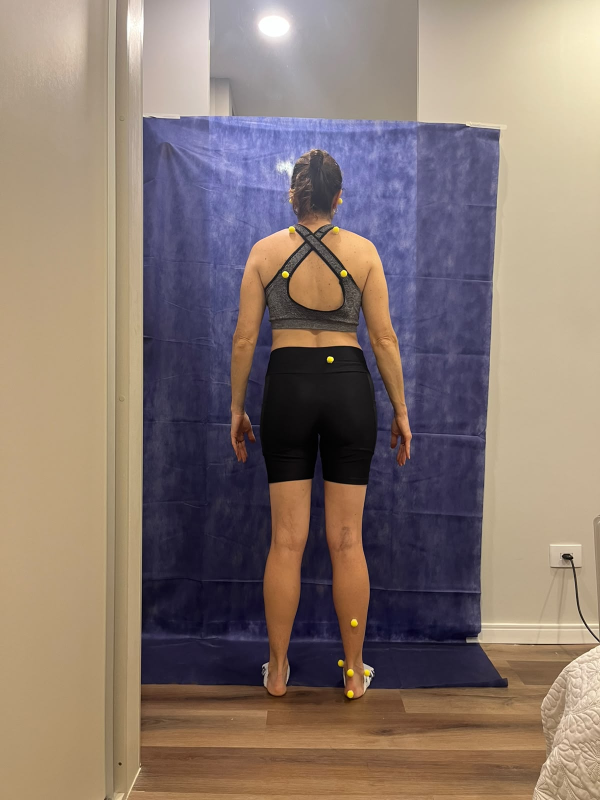
#> input picture Área de trabalho/dd/img/imagem.jpeg, 1200 x 1600 px, found by its file name (shown at 1/2 size)
$ python 'código principal.py'
#> lines starting #> are read from the running program, lines starting #| are printed output that depends on the picture; after the words box and inside, x2 and y2 are one past the last pixel; in counts of white or black regions, pixels touching at a corner belong together
### Área de trabalho/dd/detectaCOR.py
import cv2
import numpy as np


#função para fazer a segmentação por cor
# ele recebe a imagem vinda do arquivo 'kk.py' por parametro, para fazer a modificação e retornar com o filtro j
def segmentar_amarelo(imagem):


    #essa linha vai converter a imagem de RGB para HSV para conseguir passar a segmentação por cor
    hsv = cv2.cvtColor(imagem, cv2.COLOR_BGR2HSV)

    ''' essas duas linhas de amarelo_min e amarelo_
    max faz com o modelo do hsv detecte desde amarelo mais claros e menos saturados
        até amarelos mais escuros e mais saturados'''

    amarelo_min = np.array([20, 80, 100])

    amarelo_max = np.array([40, 255, 255])
                     #      |    |    |_V
                          # |    |______S
                          # |___________H


    #cria a mascara, ou seja, essa linha é o que faz com que os itens amarelos virem brancos, quando mostrado na tela
    mascara = cv2.inRange(
        hsv,
        amarelo_min,
        amarelo_max
    )

# esse return serve para mandar para o 'kk.py' o resultado da imagem com a segmentação
    return mascara


#   H S V-value(valor)
#   | |______Saturação
#   |________Matriz
#  o HSV é um modelo de representação das cores que detecta as cores a partir desses tês valores(matriz, saturação e valor do brilho)

### código principal.py
# importa a biblioteca do openCV do python
import cv2
import numpy as np
from detectaCOR import segmentar_amarelo

# carrega a imagem na variável "imagem"
imagem = cv2.imread("./img/imagem.jpeg")
#> imagem is the input picture: shape (1600, 1200, 3); mean B, G, R 112, 120.1, 136.6


# apenas uma verificação para ver se a imagem foi carregada, para não dar erro na compilação do código
if imagem is None:
    print("Erro: não foi possível carregar a imagem.")


else:
    mascara = segmentar_amarelo(imagem)
#> in segmentar_amarelo, `hsv = cv2.cvtColor(imagem, cv2.COLOR_BGR2HSV)`: hsv: shape (1600, 1200, 3); mean H, S, V 56.1, 82.5, 146.2
#> in segmentar_amarelo, `mascara = cv2.inRange( hsv, amarelo_min, amarelo_max )`:
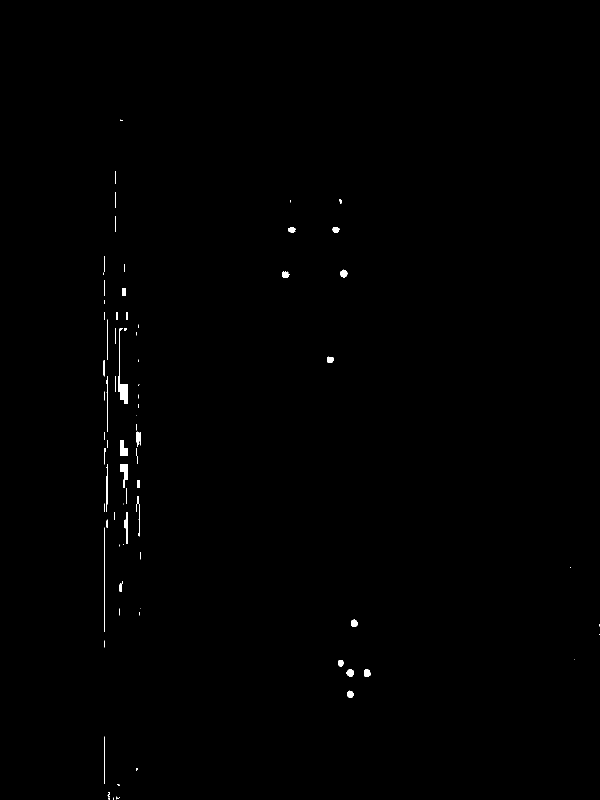
#> mascara: shape (1600, 1200) (shown at 1/2 size); 0.32% white; 81 white regions (35 under 20 px), largest, box (x1, y1, x2, y2) and area: (236, 656, 256, 808) 853, (241, 928, 256, 976) 432, (240, 880, 256, 912) 368

    # 2. Limpa a máscara e FECHA os buracos (brilho/sombra das bolinhas)
    kernel = cv2.getStructuringElement(cv2.MORPH_ELLIPSE, (5, 5))
    mascara = cv2.morphologyEx(mascara, cv2.MORPH_CLOSE, kernel, iterations=3)
#> mascara: shape (1600, 1200); 0.38% white; 56 white regions (23 under 20 px), largest, box (x1, y1, x2, y2) and area: (231, 656, 256, 808) 1372, (207, 625, 216, 1024) 1003, (241, 928, 256, 1009) 501
    mascara = cv2.morphologyEx(mascara, cv2.MORPH_OPEN, kernel, iterations=1)
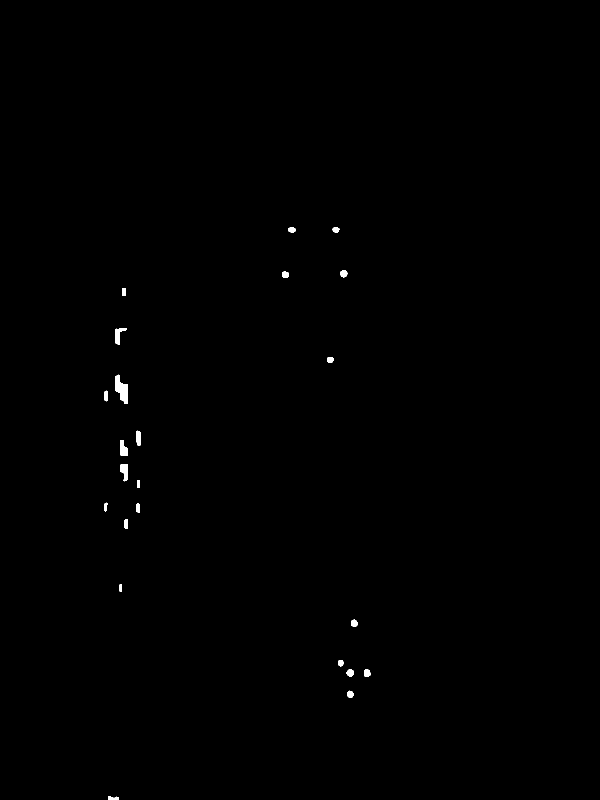
#> mascara: shape (1600, 1200) (shown at 1/2 size); 0.24% white; 23 white regions

    # 3. Preenche qualquer buraco interno nos contornos
    contornos, _ = cv2.findContours(mascara, cv2.RETR_EXTERNAL, cv2.CHAIN_APPROX_SIMPLE)
#> contornos = 23 contours; largest, box (x1, y1, x2, y2) and area: (231, 749, 256, 808) 820, (241, 928, 256, 963) 342, (240, 880, 256, 912) 330, (231, 656, 254, 690) 305, (273, 861, 282, 892) 194

    resultado = imagem.copy()
    for c in contornos:
        area = cv2.contourArea(c)
        if area < 20:  # ignora ruídos pequenos
            continue

        # Verifica se o formato é aproximadamente circular
        perimetro = cv2.arcLength(c, True)
        circularidade = 4 * np.pi * area / (perimetro ** 2)
        if circularidade < 0.7:
            continue

        # Círculo mínimo que envolve TODO o contorno
        (x, y), raio = cv2.minEnclosingCircle(c)
        x, y, raio = int(x), int(y), int(raio)

        cv2.circle(resultado, (x, y), raio, (0, 255, 0), 2)
        cv2.circle(resultado, (x, y), 3, (0, 0, 255), -1)
#> this loop made 23 passes
#> (area, perimetro, circularidade) on passes 1, 7, 8, 9, 10, 11, 12, 13, 14, 15, 16, 18: (103, 56.97, 0.399), (54, 35.66, 0.534), (120, 48.49, 0.641), (114, 46.49, 0.663), (79.5, 43.9, 0.518), (69, 37.66, 0.611), (342.5, 91.56, 0.513), (329.5, 86.73, 0.55), (194.5, 70.73, 0.489), (129, 51.31, 0.616), (820.5, 151.7, 0.448), (305, 105.5, 0.345)
#> (area, perimetro, circularidade, x, y, raio) on passes 2, 3, 4, 5, 6, 17: (129.5, 43.21, 0.871, 700, 1388, 7), (146, 46.97, 0.832, 733, 1345, 7), (151, 46.63, 0.873, 700, 1345, 7), (100, 38.14, 0.864, 681, 1325, 6), (136.5, 44.38, 0.871, 708, 1246, 7), (116, 40.97, 0.868, 660, 718, 6)
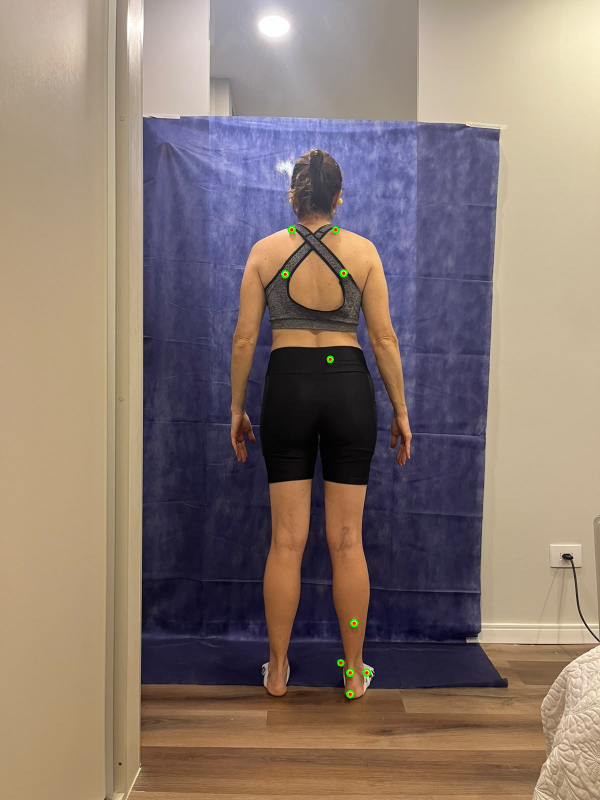
#> resultado: shape (1600, 1200, 3) (shown at 1/2 size); 0.08% of pixels changed, all inside (x1, y1, x2, y2) = (562, 451, 742, 1397)


  # 6. Exibe os resultados
    # cv2.namedWindow("Imagem original", cv2.WINDOW_NORMAL)
    # cv2.resizeWindow("Imagem original", 640, 480)
    # cv2.imshow("Imagem original", imagem)


    cv2.namedWindow("Mascara amarela", cv2.WINDOW_NORMAL)
    cv2.resizeWindow("Mascara amarela", 640, 480)
    cv2.imshow("Mascara amarela", mascara)

    cv2.namedWindow("Resultado", cv2.WINDOW_NORMAL)
    cv2.resizeWindow("Resultado", 640, 480)
    cv2.imshow("Resultado", resultado)

    cv2.waitKey(0)
    cv2.destroyAllWindows()


# cv2.namedWindow (esse comando serve para criar uma janela)
# cv2.resizeWindow(esse comando serve para dimensionar o tamanho da janela)
# "./img/imagem.jpeg" (esse é o comando para o algoritmo procurar a imagem dentro da pasta)
# if imagem is None (esse 'none' serve para representar a ausencia de um valor e imprimir a mensagem de erro)
# o cv2.GaussianBlur é o filtro gaussiano, (imagem, (3,3), 0):
# o'imagem', é a imagem de entrada , que foi definida la em cima;
# o '(3,3) é o tamanho do kernel(kernel é basicamente uma matriz de pixel,que nós definimos como 3x3, que vai calcular um novo valor para o pixel central usando uma média ponderada dos pixels vizinhos, no qual os pixels próximos tem amior influencia);
# ja o '0',serve para mandar o openCv2 calcular o sigma da matriz automaticamente, se mudasse o valor de 0para qualquer outro valor, o segma não seria calculado automaticamente, ele seria o numero que colocamos.
# cv2.Canny (funçãodo openCV para detectação de bordas)
# Cria as janelas com tamanho redimensionável
    # cv2.namedWindow("Minha camera", cv2.WINDOW_NORMAL)
    # cv2.resizeWindow("Minha camera", 640, 480)

$ run again, with Área de trabalho/dd/img/1.jpeg copied over Área de trabalho/dd/img/imagem.jpeg
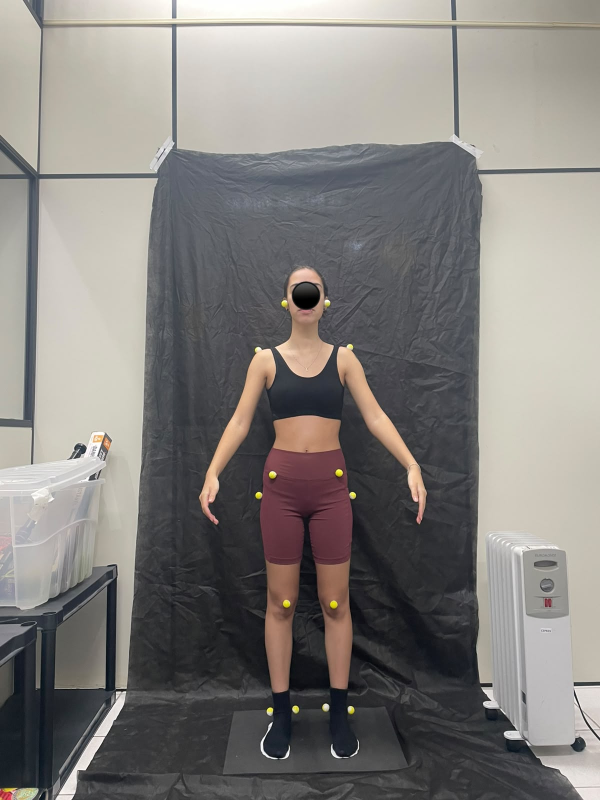
#> input picture Área de trabalho/dd/img/1.jpeg, 1200 x 1600 px, found by its file name (shown at 1/2 size)
#> imagem is the input picture: shape (1600, 1200, 3); mean B, G, R 124.9, 128.2, 131.6
#> hsv: shape (1600, 1200, 3); mean H, S, V 62.9, 25, 134.2
#> in segmentar_amarelo, `mascara = cv2.inRange( hsv, amarelo_min, amarelo_max )`:
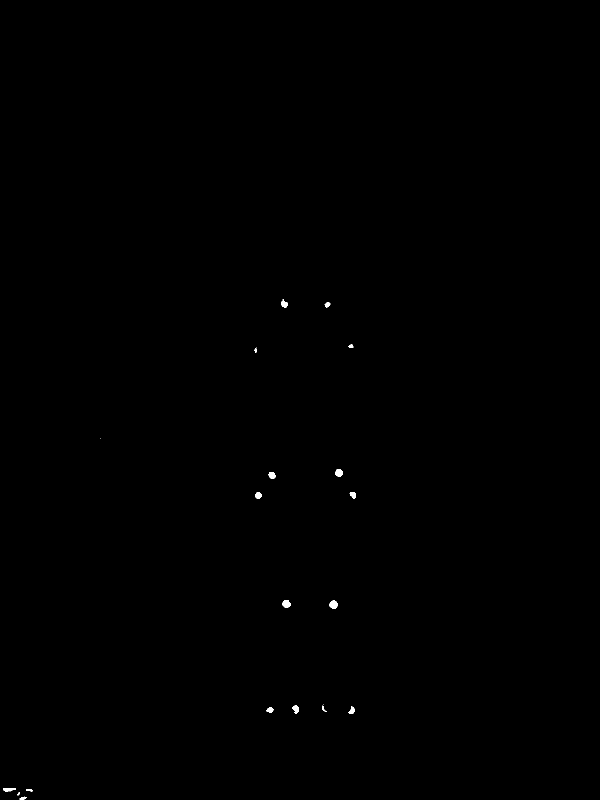
#> mascara: shape (1600, 1200) (shown at 1/2 size); 0.1% white; 22 white regions (5 under 20 px), largest, box (x1, y1, x2, y2) and area: (659, 1201, 675, 1217) 207, (565, 1200, 581, 1216) 199, (670, 938, 686, 954) 185
#> contornos = 14 contours; largest, box (x1, y1, x2, y2) and area: (659, 1201, 675, 1217) 182, (565, 1200, 581, 1216) 176, (671, 938, 685, 954) 158, (585, 1411, 598, 1427) 132, (537, 944, 552, 957) 122
#> the loop `for c in contornos:` made 14 passes
#> (area, perimetro, circularidade, x, y, raio) on passes 3, 5, 6, 7, 8, 9, 10, 11: (90.5, 37.56, 0.806, 539, 1420, 6), (131.5, 45.21, 0.808, 590, 1418, 7), (181.5, 51.21, 0.87, 666, 1208, 8), (176, 50.63, 0.863, 572, 1207, 8), (92, 38.97, 0.761, 705, 989, 6), (116, 40.63, 0.883, 516, 990, 6), (122.5, 44.38, 0.781, 544, 949, 7), (158.5, 48.38, 0.851, 677, 945, 7)
#> after the loop `for c in contornos:`:
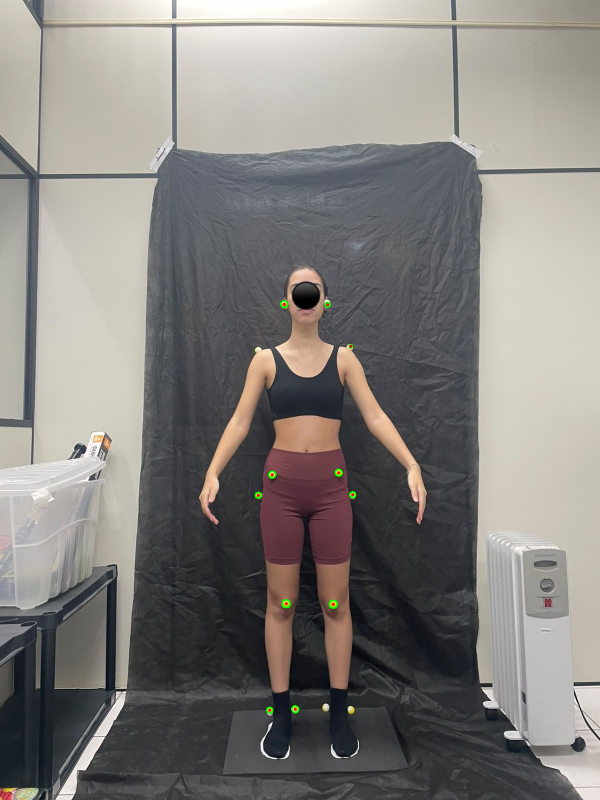
#> resultado: shape (1600, 1200, 3) (shown at 1/2 size); 0.08% of pixels changed, all inside (x1, y1, x2, y2) = (509, 600, 713, 1428)

$ run again, with Área de trabalho/dd/img/2.jpeg copied over Área de trabalho/dd/img/imagem.jpeg
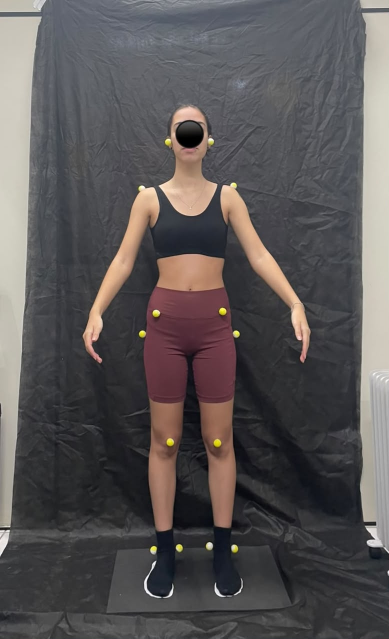
#> input picture Área de trabalho/dd/img/2.jpeg, 778 x 1277 px, found by its file name (shown at 1/2 size)
#> imagem is the input picture: shape (1277, 778, 3); mean B, G, R 86, 85.8, 89.9
#> hsv: shape (1277, 778, 3); mean H, S, V 88.6, 29.9, 93.8
#> in segmentar_amarelo, `mascara = cv2.inRange( hsv, amarelo_min, amarelo_max )`:
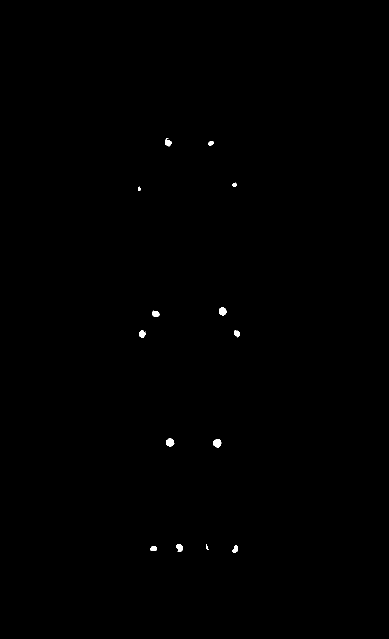
#> mascara: shape (1277, 778) (shown at 1/2 size); 0.17% white; 15 white regions (1 under 20 px), largest, box (x1, y1, x2, y2) and area: (426, 878, 443, 895) 215, (332, 877, 349, 893) 203, (438, 615, 453, 631) 192
#> contornos = 12 contours; largest, box (x1, y1, x2, y2) and area: (426, 878, 442, 895) 188, (332, 877, 348, 893) 176, (438, 615, 453, 631) 168, (353, 1088, 366, 1104) 136, (278, 661, 291, 675) 127
#> the loop `for c in contornos:` made 12 passes
#> (area, perimetro, circularidade, x, y, raio) on passes 1 to 8: (89, 36.14, 0.856, 307, 1097, 6), (90.5, 39.56, 0.727, 469, 1097, 7), (135.5, 46.38, 0.791, 358, 1095, 7), (188, 52.63, 0.853, 434, 886, 8), (176.5, 51.21, 0.846, 340, 884, 8), (96.5, 39.21, 0.789, 472, 666, 6), (127, 42.97, 0.864, 284, 667, 7), (119.5, 41.56, 0.87, 311, 626, 7)
#> after the loop `for c in contornos:`:
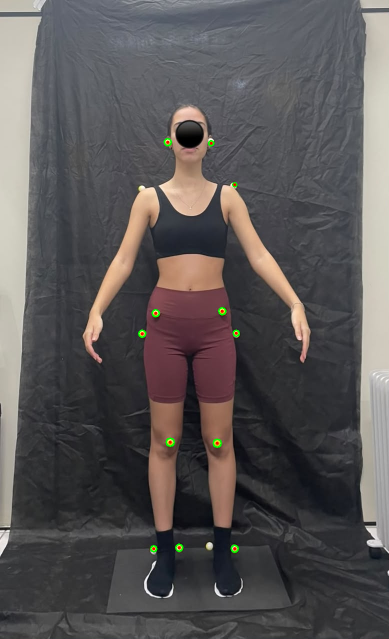
#> resultado: shape (1277, 778, 3) (shown at 1/2 size); 0.18% of pixels changed, all inside (x1, y1, x2, y2) = (276, 276, 480, 1106)

$ run again, with Área de trabalho/dd/img/3.jpeg copied over Área de trabalho/dd/img/imagem.jpeg
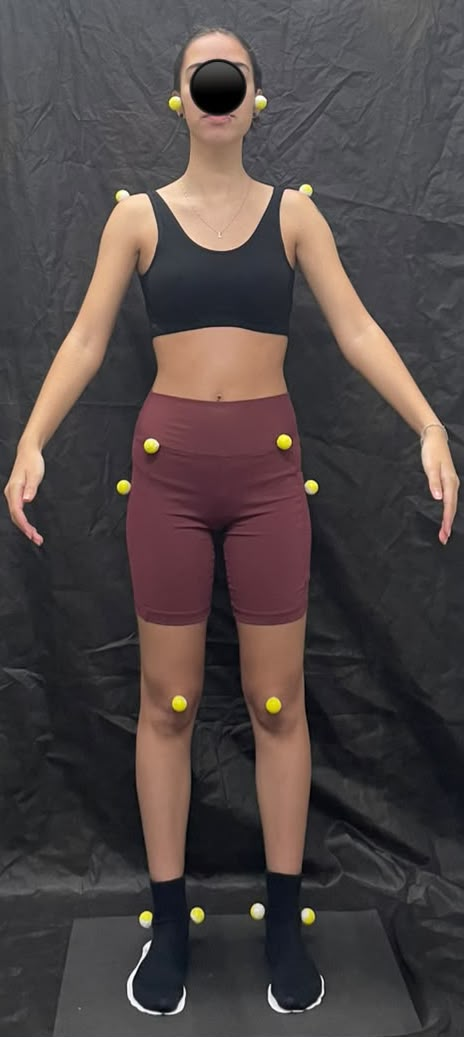
#> input picture Área de trabalho/dd/img/3.jpeg, 464 x 1037 px, found by its file name
#> imagem is the input picture: shape (1037, 464, 3); mean B, G, R 69.3, 69.9, 79
#> hsv: shape (1037, 464, 3); mean H, S, V 96.2, 42, 82.3
#> in segmentar_amarelo, `mascara = cv2.inRange( hsv, amarelo_min, amarelo_max )`:
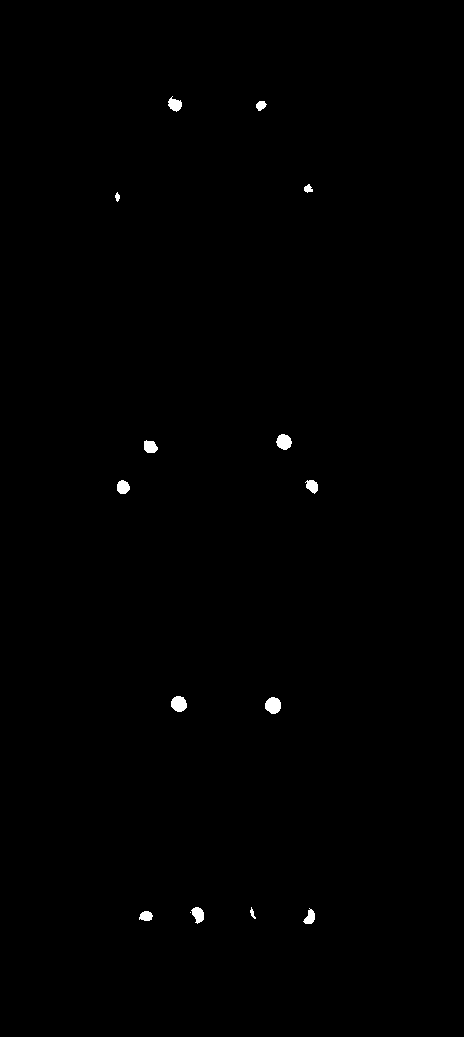
#> mascara: shape (1037, 464); 0.36% white; 15 white regions (1 under 20 px), largest, box (x1, y1, x2, y2) and area: (265, 697, 281, 714) 212, (171, 696, 187, 712) 200, (276, 434, 292, 450) 188
#> contornos = 13 contours, 1 with area under 20; largest, box (x1, y1, x2, y2) and area: (265, 697, 281, 714) 187, (171, 696, 187, 712) 177, (277, 434, 292, 450) 162, (191, 907, 204, 924) 131, (168, 97, 182, 112) 122
#> the loop `for c in contornos:` made 13 passes
#> (area, perimetro, circularidade, x, y, raio) on passes 1, 3, 4, 5, 6, 7, 8, 9: (84, 35.31, 0.846, 145, 916, 6), (131, 46.63, 0.757, 196, 914, 8), (187, 51.46, 0.888, 272, 705, 8), (177, 49.46, 0.909, 178, 703, 8), (100, 38.97, 0.827, 311, 486, 6), (121, 41.8, 0.87, 122, 486, 6), (119, 42.97, 0.81, 150, 445, 7), (162, 48.63, 0.861, 283, 441, 7)
#> after the loop `for c in contornos:`:
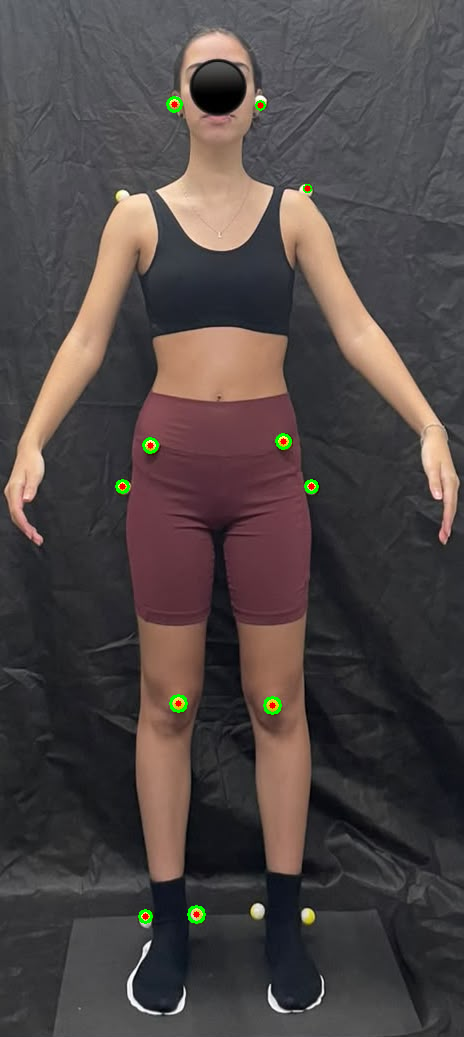
#> resultado: shape (1037, 464, 3); 0.33% of pixels changed, all inside (x1, y1, x2, y2) = (115, 96, 319, 924)
